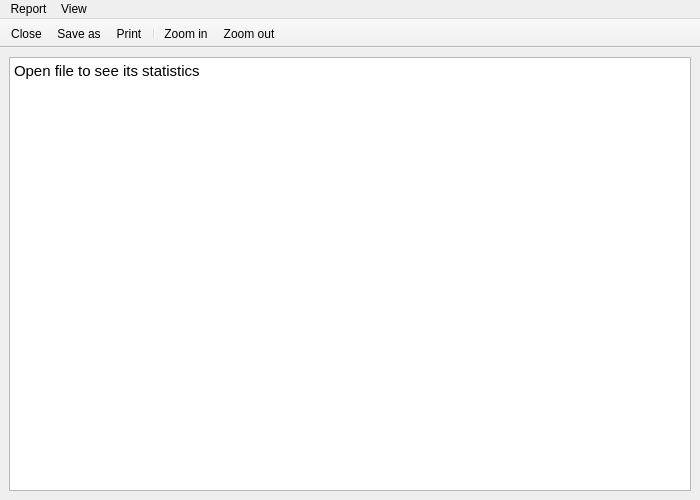
<?xml version="1.0" encoding="UTF-8"?>
<ui version="4.0">
 <class>ReportWindow</class>
 <widget class="QMainWindow" name="ReportWindow">
  <property name="geometry">
   <rect>
    <x>0</x>
    <y>0</y>
    <width>700</width>
    <height>500</height>
   </rect>
  </property>
  <property name="windowTitle">
   <string>ProcessData report</string>
  </property>
  <property name="windowIcon">
   <iconset resource="statistiq.qrc">
    <normaloff>:/icons/images/report.ico</normaloff>:/icons/images/report.ico</iconset>
  </property>
  <widget class="QWidget" name="centralwidget">
   <layout class="QVBoxLayout" name="verticalLayout">
    <item>
     <widget class="QTextBrowser" name="textBrowser">
      <property name="font">
       <font>
        <pointsize>11</pointsize>
       </font>
      </property>
      <property name="html">
       <string>&lt;!DOCTYPE HTML PUBLIC &quot;-//W3C//DTD HTML 4.0//EN&quot; &quot;http://www.w3.org/TR/REC-html40/strict.dtd&quot;&gt;
&lt;html&gt;&lt;head&gt;&lt;meta name=&quot;qrichtext&quot; content=&quot;1&quot; /&gt;&lt;style type=&quot;text/css&quot;&gt;
p, li { white-space: pre-wrap; }
&lt;/style&gt;&lt;/head&gt;&lt;body style=&quot; font-family:'MS Shell Dlg 2'; font-size:11pt; font-weight:400; font-style:normal;&quot;&gt;
&lt;p style=&quot; margin-top:0px; margin-bottom:0px; margin-left:0px; margin-right:0px; -qt-block-indent:0; text-indent:0px;&quot;&gt;Open file to see its statistics&lt;/p&gt;&lt;/body&gt;&lt;/html&gt;</string>
      </property>
     </widget>
    </item>
   </layout>
  </widget>
  <widget class="QMenuBar" name="menubar">
   <property name="geometry">
    <rect>
     <x>0</x>
     <y>0</y>
     <width>700</width>
     <height>21</height>
    </rect>
   </property>
   <widget class="QMenu" name="menuReport">
    <property name="title">
     <string>Report</string>
    </property>
    <addaction name="actionSave_as"/>
    <addaction name="actionPrint"/>
    <addaction name="actionClose"/>
   </widget>
   <widget class="QMenu" name="menuView">
    <property name="title">
     <string>View</string>
    </property>
    <addaction name="actionZoom_in"/>
    <addaction name="actionZoom_out"/>
   </widget>
   <addaction name="menuReport"/>
   <addaction name="menuView"/>
  </widget>
  <widget class="QToolBar" name="toolBar">
   <property name="windowTitle">
    <string/>
   </property>
   <property name="movable">
    <bool>false</bool>
   </property>
   <property name="iconSize">
    <size>
     <width>24</width>
     <height>24</height>
    </size>
   </property>
   <property name="floatable">
    <bool>false</bool>
   </property>
   <attribute name="toolBarArea">
    <enum>TopToolBarArea</enum>
   </attribute>
   <attribute name="toolBarBreak">
    <bool>false</bool>
   </attribute>
   <addaction name="actionClose"/>
   <addaction name="actionSave_as"/>
   <addaction name="actionPrint"/>
   <addaction name="separator"/>
   <addaction name="actionZoom_in"/>
   <addaction name="actionZoom_out"/>
  </widget>
  <action name="actionClose">
   <property name="icon">
    <iconset resource="statistiq.qrc">
     <normaloff>:/icons/images/exit.ico</normaloff>:/icons/images/exit.ico</iconset>
   </property>
   <property name="text">
    <string>Close</string>
   </property>
   <property name="toolTip">
    <string>Close report window</string>
   </property>
   <property name="shortcut">
    <string>Ctrl+W</string>
   </property>
  </action>
  <action name="actionSave_as">
   <property name="icon">
    <iconset resource="statistiq.qrc">
     <normaloff>:/icons/images/save-as.ico</normaloff>:/icons/images/save-as.ico</iconset>
   </property>
   <property name="text">
    <string>Save as...</string>
   </property>
   <property name="toolTip">
    <string>Save report as html file</string>
   </property>
   <property name="shortcut">
    <string>Ctrl+S</string>
   </property>
  </action>
  <action name="actionPrint">
   <property name="icon">
    <iconset resource="statistiq.qrc">
     <normaloff>:/icons/images/print.ico</normaloff>:/icons/images/print.ico</iconset>
   </property>
   <property name="text">
    <string>Print</string>
   </property>
   <property name="toolTip">
    <string>Print report</string>
   </property>
   <property name="shortcut">
    <string>Ctrl+P</string>
   </property>
  </action>
  <action name="actionZoom_in">
   <property name="icon">
    <iconset resource="statistiq.qrc">
     <normaloff>:/icons/images/zoom-in.ico</normaloff>:/icons/images/zoom-in.ico</iconset>
   </property>
   <property name="text">
    <string>Zoom in</string>
   </property>
   <property name="toolTip">
    <string>Zoom report in</string>
   </property>
   <property name="shortcut">
    <string>Ctrl+=</string>
   </property>
  </action>
  <action name="actionZoom_out">
   <property name="icon">
    <iconset resource="statistiq.qrc">
     <normaloff>:/icons/images/zoom-out.ico</normaloff>:/icons/images/zoom-out.ico</iconset>
   </property>
   <property name="text">
    <string>Zoom out</string>
   </property>
   <property name="toolTip">
    <string>Zoom report out</string>
   </property>
   <property name="shortcut">
    <string>Ctrl+-</string>
   </property>
  </action>
 </widget>
 <resources>
  <include location="statistiq.qrc"/>
 </resources>
 <connections>
  <connection>
   <sender>actionZoom_in</sender>
   <signal>triggered()</signal>
   <receiver>textBrowser</receiver>
   <slot>zoomIn()</slot>
   <hints>
    <hint type="sourcelabel">
     <x>-1</x>
     <y>-1</y>
    </hint>
    <hint type="destinationlabel">
     <x>349</x>
     <y>276</y>
    </hint>
   </hints>
  </connection>
  <connection>
   <sender>actionZoom_out</sender>
   <signal>triggered()</signal>
   <receiver>textBrowser</receiver>
   <slot>zoomOut()</slot>
   <hints>
    <hint type="sourcelabel">
     <x>-1</x>
     <y>-1</y>
    </hint>
    <hint type="destinationlabel">
     <x>349</x>
     <y>276</y>
    </hint>
   </hints>
  </connection>
  <connection>
   <sender>actionClose</sender>
   <signal>triggered()</signal>
   <receiver>ReportWindow</receiver>
   <slot>close()</slot>
   <hints>
    <hint type="sourcelabel">
     <x>-1</x>
     <y>-1</y>
    </hint>
    <hint type="destinationlabel">
     <x>349</x>
     <y>249</y>
    </hint>
   </hints>
  </connection>
  <connection>
   <sender>actionPrint</sender>
   <signal>triggered()</signal>
   <receiver>ReportWindow</receiver>
   <slot>sl_print()</slot>
   <hints>
    <hint type="sourcelabel">
     <x>-1</x>
     <y>-1</y>
    </hint>
    <hint type="destinationlabel">
     <x>349</x>
     <y>249</y>
    </hint>
   </hints>
  </connection>
  <connection>
   <sender>actionSave_as</sender>
   <signal>triggered()</signal>
   <receiver>ReportWindow</receiver>
   <slot>sl_saveAs()</slot>
   <hints>
    <hint type="sourcelabel">
     <x>-1</x>
     <y>-1</y>
    </hint>
    <hint type="destinationlabel">
     <x>349</x>
     <y>249</y>
    </hint>
   </hints>
  </connection>
 </connections>
 <slots>
  <slot>sl_saveAs()</slot>
  <slot>sl_print()</slot>
 </slots>
</ui>
